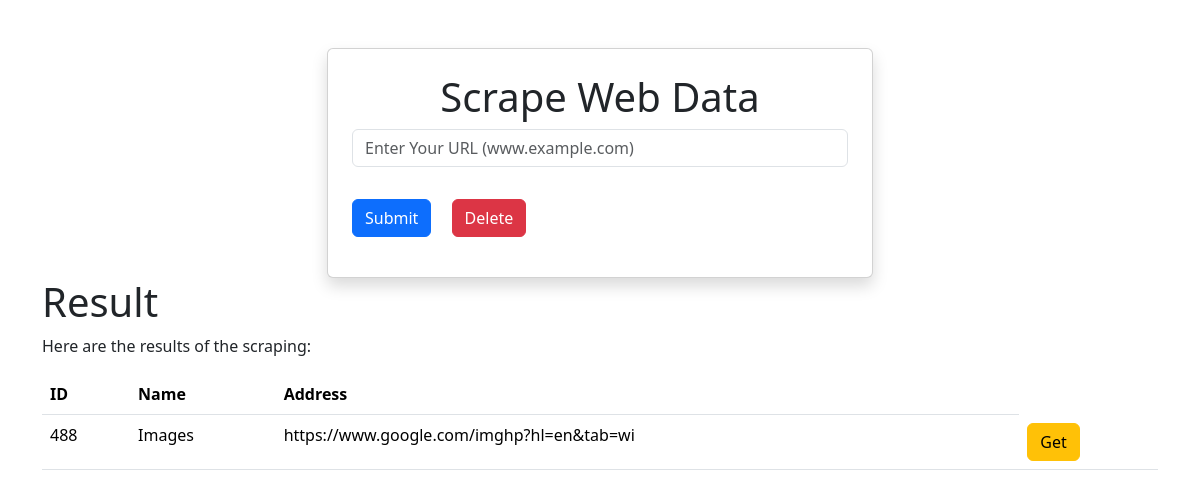
Before: / with the older database file.
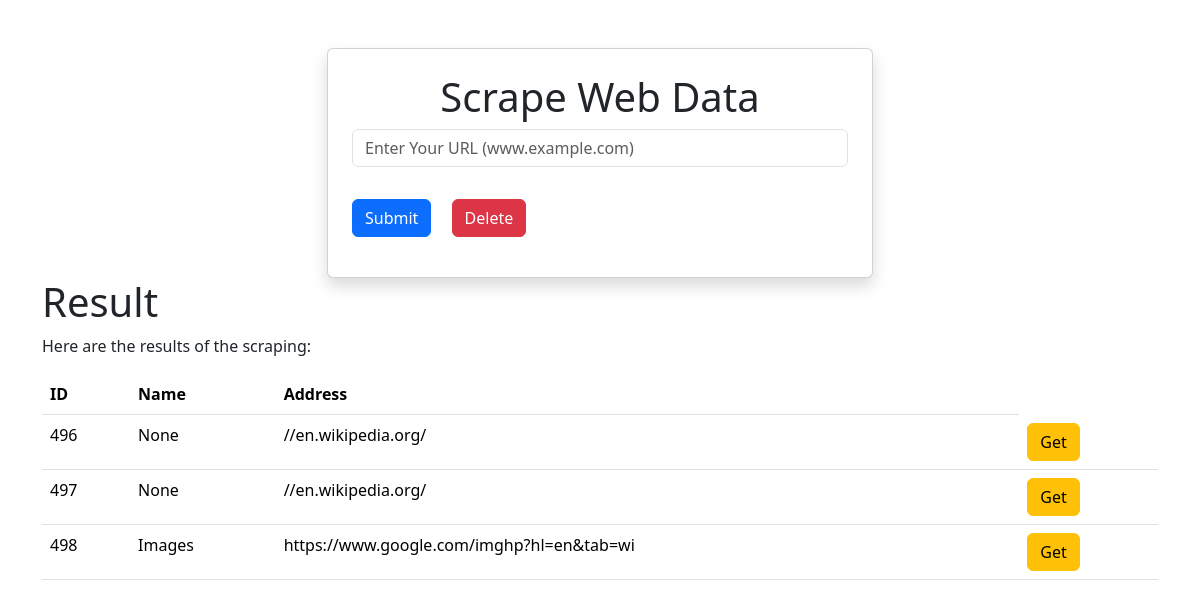
After: the same page with the newer database file.
### Scraper/models.py (models this page shows, shortened)
class Link(models.Model):
    address = models.CharField(max_length=2000,null=True, blank=True)
    name = models.CharField(max_length=2000 ,null=True, blank=True)

### Scraper/views.py (the view)
# urls.py: path('', views.Scraper, name='scrape'),
def Scraper(request):
    if request.method == 'POST':
        url = request.POST.get('site','')
        response = requests.get("http://"+url)
        soup = BeautifulSoup(response.text, 'html.parser')
        for link in soup.find_all('a'):
            link_address = link.get('href')
            link_text = link.string
            Link.objects.create(address=link_address, name=link_text)
            return HttpResponseRedirect('/')
    else:
        data = Link.objects.all()
    return render(request, 'scraper/result.html', context={'data': data})

### Scraper/templates/scraper/result.html (shortened to what this page needs)
<!DOCTYPE html>
<html lang="en">
<head>
    <link href="https://cdn.jsdelivr.net/npm/bootstrap@5.3.3/dist/css/bootstrap.min.css" rel="stylesheet"
>
</head>
<body>
    <div class="container mt-5">
        <div class="row justify-content-center">
            <div class="col-md-6">
                <div class="card p-4 shadow">
                    <h1 class="text-center">Scrape Web Data</h1>
                    <form action="/" method="POST">
                        <div class="mb-3">
                            <input id="site" name="site" type="text" class="form-control"
                                placeholder="Enter Your URL (www.example.com)">
                        </div>
                        <div class="grid gap-3">
                            <button type="submit" class="btn btn-primary">Submit</button>
                            <a href="/delete" type="delete" class="btn btn-danger m-3">Delete</a>
                        </div>
                    </form>
                </div>
            </div>
        </div>
        <h1>Result</h1>
        <p>Here are the results of the scraping:</p>
        <table class="table">
            <thead>
                <tr>
                    <th scope="col">ID</th>
                    <th scope="col">Name</th>
                    <th scope="col">Address</th>
                </tr>
            </thead>
            <tbody>
                {% for link in data %}
                <tr>
                    <td>{{ link.id }}</td>
                    <td>{{ link.name }}</td>
                    <td>{{ link.address }}</td>
                    <td><a class="btn btn-warning" href="{{ link.address }}" target="_blank">Get</a></td>
                </tr>
                {% endfor %}
            </tbody>
        </table>
    </div>
</body>
</html>

Changed rows visible on the page:
removed Link: id "488", name "Images", address "https://www.google.com/imghp?hl=en&tab=wi"
added Link: id "496", name "None", address "//en.wikipedia.org/"
added Link: id "497", name "None", address "//en.wikipedia.org/"
added Link: id "498", name "Images", address "https://www.google.com/imghp?hl=en&tab=wi"
